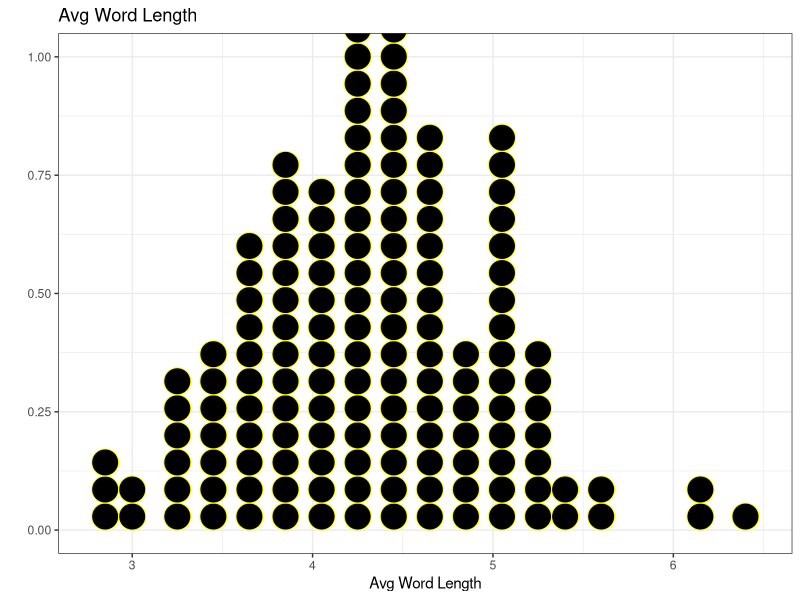
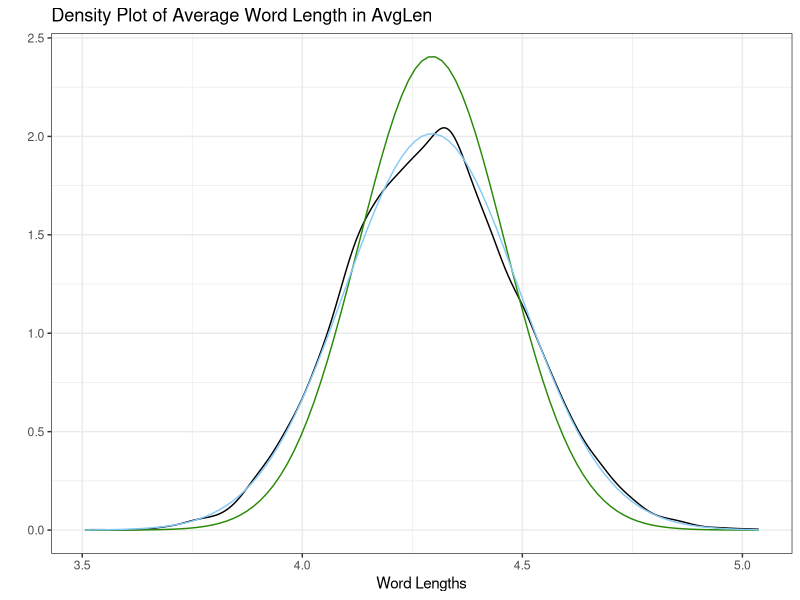

Generate these figures, in order, with R:
## ---- chunk 1
library(knitr)
library(stringi)
knitr::opts_chunk$set(comment = NA, fig.show = 'as.is', fig.height = 4, fig.width = 4, prompt = TRUE, highlight = TRUE, tidy = FALSE, warning = FALSE, message = FALSE, tidy.opts=list(blank = TRUE, width.cutoff= 75, cache = TRUE))
GA <- read.csv("GA.csv", colClasses = "character")
## ---- chunk 2
a <- read.csv('GA.csv', colClasses = "character")
a$words <- tolower(c(a$words))
for (i in 1:6 ) {
  print(a$words[i])
}

## ---- chunk 3
set.seed(649)
n = 10
SAMPLE10 <- sample(a$words, size=n, replace = FALSE)
SAMPLE10
## ---- chunk 4
STR_L <- stri_length(SAMPLE10)
STR_L
## ---- chunk 5
STR_E <- stri_count_fixed(SAMPLE10, 'e')>=1
STR_E <- sum(STR_E)
STR_E
## ---- chunk 6
AVG_W_L <- mean(STR_L)
AVG_W_L
## ---- chunk 7
P_Mean <- mean(stringi::stri_length(GA$words))
P_Mean
## ---- chunk 8
set.seed(55)

m = 150
n = 10

A = matrix(NA, ncol = n, nrow = m)

for (i in 1:m) {
  SAMPLE_M <- sample(a$words, size=10, replace = FALSE)
  A[i,] = stri_length(SAMPLE_M)
}
DF <- data.frame(AVG_LEN = apply(A, 1, mean))
head(DF)

library(ggplot2)
ggplot(data = DF, aes(x = AVG_LEN)) + 
  geom_dotplot(binwidth = .15, color = "yellow") + 
  labs(title = "Avg Word Length", x = "Avg Word Length", y = " ") + theme_bw()

## ---- chunk 9
summary(DF$AVG_LEN)
Five_SUM <- fivenum(DF$AVG_LEN)
S_MED <-median(DF$AVG_LEN, na.rm = TRUE)
S_MED
IQRspread <-IQR(DF$AVG_LEN, na.rm = TRUE)
IQRspread
## ---- chunk 10

population_mean <- mean(DF$AVG_LEN)
population_mean
count = 0
for (i in 1:(m)) {
  if(DF$AVG_LEN[i] > population_mean)
  {
    count = count + 1
  }
}
count 
prop <- count/m
prop 
## ---- chunk 11
set.seed(34)

m = 10000
n = 81
k = 8

A = matrix(NA, ncol = n, nrow = m)

for (i in 1:m) {
  SAMPLE_M <- sample(a$words, size=n, replace = FALSE)
  A[i,] = stri_length(SAMPLE_M)
}

DF <- data.frame(AvgLen = apply(A, 1, mean))
head(DF)

for (j in 1:k) {
  print(DF$AvgLen[j])
}

## ---- chunk 12
N<-length(a$words)
n<-81
EW<-mean(stringi::stri_length(a$words))     #population mean
EW
T_WL <-table(stri_length(a$words)) 
T_Vectors <-as.numeric(names(T_WL)) 
T_Prop <-T_WL/N                             # Theoretical Probability
FPC<-(N-n)/(N-1)                            # Finite correction
SWA<-sqrt(sum((T_Vectors-EW)^2*T_Prop)*FPC) # SD with correction
SW<-sqrt(sum((T_Vectors-EW)^2*T_Prop))      # SD without correction
SWA
SW

EW2<-mean(DF$AvgLen)
EW2
T_WL2<-table(DF$AvgLen) 
T_Vectors2<-as.numeric(names(T_WL2)) 
PT2<-T_WL2/length(DF$AvgLen)                # Theoretical Probability
FPC<-(N-n)/(N-1)                            # Finite correction
SWA2<-sqrt(sum((T_Vectors2-EW2)^2*PT2)*FPC) # SD with correction
SW2<-sqrt(sum((T_Vectors2-EW2)^2*PT2))      # SD without correction
SW2
## ---- chunk 13
library(ggplot2)
DFA <- data.frame(AvgLen = DF$AvgLen)
## Using ggplot  
ggplot(DFA,aes(x=AvgLen)) +
   geom_density(binwidth=.15) +
   labs(x = "Word Lengths",y = "",
        title = "Density Plot of Average Word Length in AvgLen") +
   theme_bw() +
   stat_function(fun = dnorm, args = list(PT2,mean = EW2, sd = SWA2), colour = "#298A08") +
   stat_function(fun = dnorm, args = list(PT2,mean = EW2, sd = SW2), colour = "#85CAF5") 
## ---- chunk 14
set.seed(145)
n = 5 
SAMPLE <- sample(a$words, size=5, replace = FALSE)
SAMPLE
STR_E2 <- sum(stri_count_fixed(SAMPLE, 'e')>=1)
STR_E2
prop <- STR_E2/n
prop

## ---- chunk 15
N<-length(GA$words)
prop
Wlsi <-prop-1.96*sqrt(prop*(1-prop)/5)
Wrsi <-prop+1.96*sqrt(prop*(1-prop)/5)
Wlsi
Wrsi

prop2 <- (STR_E2+2)/(n+4)
Alsi  <- prop2-1.96*sqrt(prop2*(1-prop2)/(n+4))
Arsi  <- prop2+1.96*sqrt(prop2*(1-prop2)/(n+4))
Alsi
Arsi

Pi <- sum(stri_count_fixed(a$words,"e")>=1)/N
Pi
## ---- chunk 16
set.seed(3)
SAMPLE <- sample(a$words, size=5, replace = FALSE)
SAMPLE
STR_E3 <- sum(stri_count_fixed(SAMPLE, 'e')>=1)
STR_E3
prop3 <- STR_E3/n
prop3
## ---- chunk 17
N<-length(GA$words)
Wlsi2 <-prop3-1.96*sqrt(prop3*(1-prop3)/5)
Wrsi2 <-prop3+1.96*sqrt(prop3*(1-prop3)/5)
Wlsi2
Wrsi2

prop4 <- (STR_E3+2)/(n+4)
Alsi2  <- prop4-1.96*sqrt(prop4*(1-prop4)/(n+4))
Arsi2  <- prop4+1.96*sqrt(prop4*(1-prop4)/(n+4))
Alsi2
Arsi2

Pi <- sum(stri_count_fixed(a$words,"e")>=1)/N
Pi
## ---- chunk 18
s <- dbinom(16:100,100,0.2)
type2 <- sum(s)
power <- 1-type2
power
